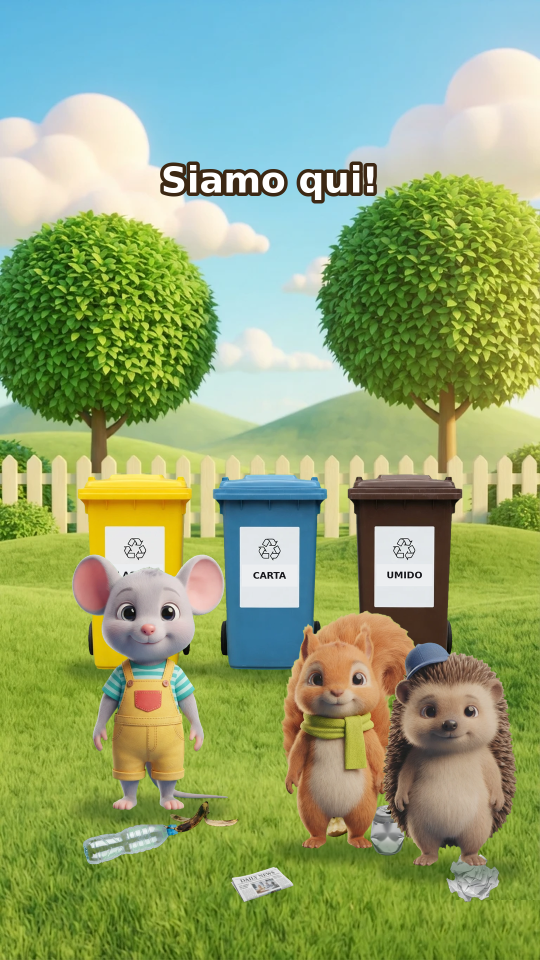
#> input picture parco/test3_10.png, 1080 x 1920 px (shown at 1/2 size)
$ python -i render3.py   (imports and definitions only)
#> lines starting #> are read from the running program, lines starting #| are printed output that depends on the picture
#!/usr/bin/env python3
"""Puliamo il parco! v4 - TUTTO con le immagini AI Studio: sfondo, topolino, Chip, Spike, cestini, rifiuti."""
import math, sys, subprocess, os
from multiprocessing import Pool
from PIL import Image, ImageDraw, ImageFont, ImageFilter
import render as R0                    # tempi, voci, keyframe dei personaggi
from render import lerp, ease, interp, VOICES

W, H, FPS, DUR = 1080, 1920, 24, 36.0
HERE = os.path.dirname(os.path.abspath(__file__))
FONT = "/usr/share/fonts/truetype/dejavu/DejaVuSans-Bold.ttf"
FLY = 0.55

# ---------------------------------------------------------------- layout
BIN_X = {"giallo": 270, "blu": 540, "marrone": 810}
BIN_Y = 1340                       # piedi dei cestini
BIN_H = 400
BIN_STAND = {"giallo": (300, 1500), "blu": (560, 1500), "marrone": (800, 1500)}
ITEM_H = {"bottle": 62, "paper": 100, "news": 70, "peel": 62, "can": 105, "core": 98}   # altezza a terra (px)

KF = {
 "mouse": [(0, -170, 1620), (2.0, 300, 1620), (12.0, 300, 1620), (13.6, 260, 1700), (13.9, 260, 1700),
           (16.3, 300, 1500), (17.4, 300, 1500), (22.6, 770, 1710), (23.0, 770, 1710),
           (24.4, 330, 1500), (25.0, 330, 1500), (27.2, 540, 1650), (40, 540, 1650)],
 "chip":  [(6.8, 1250, 1700), (8.8, 600, 1700), (13.0, 600, 1700), (15.6, 520, 1800), (15.9, 520, 1800),
           (18.3, 560, 1500), (19.2, 560, 1500), (21.6, 950, 1800), (21.9, 950, 1800),
           (24.9, 590, 1500), (25.6, 590, 1500), (27.2, 300, 1660), (40, 300, 1660)],
 "spike": [(7.8, 1250, 1740), (9.6, 880, 1740), (14.0, 880, 1740), (18.0, 400, 1660), (18.3, 400, 1660),
           (20.9, 790, 1500), (21.8, 790, 1500), (23.4, 680, 1670), (23.7, 680, 1670),
           (25.8, 830, 1500), (26.6, 830, 1500), (28.0, 780, 1660), (40, 780, 1660)],
}
# (tipo, x, y, chi, t_raccolta, t_lancio, cestino)
ITEMS = [
 ("bottle", 270, 1712, "mouse", 13.9, 16.5, "giallo"),
 ("news",   525, 1806, "chip",  15.9, 18.6, "blu"),
 ("peel",   405, 1664, "spike", 18.3, 21.1, "marrone"),
 ("can",    775, 1714, "mouse", 23.0, 24.5, "giallo"),
 ("paper",  955, 1806, "chip",  21.9, 25.3, "blu"),
 ("core",   685, 1674, "spike", 23.7, 26.1, "marrone"),
]
CH_H = {"mouse": 540, "chip": 500, "spike": 470}     # altezza a y=1650

# ---------------------------------------------------------------- sprite
_cache = {}
def load(path):
    if path not in _cache: _cache[path] = Image.open(os.path.join(HERE, path)).convert("RGBA")
    return _cache[path]

def persp(y): return 0.86 + (y-1450)/1000*0.45

# [12 lines left out: function put, not called in this run]

SH = None
# [6 lines left out: function shadow, not called in this run]

# ---------------------------------------------------------------- animazione
def speaking(name, t):
    return any(w == name and t0 <= t <= t0+d for k, t0, w, tx, d in VOICES)

# [19 lines left out: functions cstate, sprite_for, not called in this run]

def hold_pos(name, x, y, h, hop, dirn):
    sp = sprite_for(name, 0); w = sp.width * h / sp.height
    return x + (0.26*w if dirn >= 0 else -0.26*w), y - hop - 0.28*h

# [5 lines left out: function draw_flower, not called in this run]

def text(d, s, x, y, size, fill, out, ow):
    f = ImageFont.truetype(FONT, size); d.text((x, y), s, font=f, fill=fill, anchor="mm", stroke_width=ow, stroke_fill=out)

def frame(i):
    t = i / FPS
    img = load("assets/s/sfondo.png").convert("RGB").copy()
    d = ImageDraw.Draw(img, "RGBA")
    # cestini (con piccolo rimbalzo all'arrivo dell'oggetto)
    for b, bx in BIN_X.items():
        v = 0
        for it in ITEMS:
            tl = it[5]+FLY
            if it[6] == b and tl <= t < tl+0.45: v = max(v, math.sin((t-tl)/0.45*math.pi)*(1-(t-tl)/0.45))
        shadow(img, bx, BIN_Y, 250)
        put(img, load(f"assets/s/bin_{b}.png"), bx, BIN_Y+4, BIN_H, sq=1 - 0.07*v)
    # rifiuti a terra
    for kind, ix, iy, who, tp, tl, b in ITEMS:
        if t < tp: put(img, load(f"assets/s/item_{kind}.png"), ix, iy, ITEM_H[kind]*persp(iy)/0.86*0.9, ang=((ix*7) % 50)-25)
    # personaggi ordinati per y
    chars = []
    for n in ("mouse", "chip", "spike"):
        if n == "chip" and t < 6.5: continue
        if n == "spike" and t < 7.5: continue
        chars.append((cstate(n, t), n))
    for (x, y, h, hop, rot, sq, dirn), n in sorted(chars, key=lambda c: c[0][1]):
        shadow(img, x, y, h*0.55)
        put(img, sprite_for(n, t), x, y - hop, h, ang=rot, sq=sq, flip=(dirn < 0))
        for kind, ix, iy, who, tp, tl, b in ITEMS:
            if who == n and tp <= t < tl:
                hx, hy = hold_pos(n, x, y, h, hop, dirn)
                put(img, load(f"assets/s/item_{kind}.png"), hx, hy+ITEM_H[kind]*0.5, ITEM_H[kind]*1.15, ang=math.sin(t*9)*8)
    # oggetti in volo + stelline
    for kind, ix, iy, who, tp, tl, b in ITEMS:
        if tl <= t < tl+FLY:
            x, y, h, hop, rot, sq, dirn = cstate(who, tl)
            hx, hy = hold_pos(who, x, y, h, 0, dirn)
            u = (t-tl)/FLY; bx, by = BIN_X[b], BIN_Y - BIN_H
            px, py = lerp(hx, bx, u), lerp(hy, by, u) - 260*math.sin(u*math.pi)
            put(img, load(f"assets/s/item_{kind}.png"), px, py+ITEM_H[kind]*0.5, ITEM_H[kind]*1.15*(1-0.3*u), ang=u*540)
        if tl+FLY <= t < tl+FLY+0.5:
            u = (t-tl-FLY)/0.5; bx = BIN_X[b]
            for k in range(6):
                a = k*math.pi/3+0.4; r_ = 10*(1-u)+2; cx = bx+math.cos(a)*(30+100*u); cy = BIN_Y-BIN_H-20+math.sin(a)*(30+100*u)-40*u
                d.ellipse([cx-r_, cy-r_, cx+r_, cy+r_], fill=(255, 235, 90, int(255*(1-u))))
    # finale: fiori, farfalle, coriandoli
    if t > 26.4:
        g = ease((t-26.4)/2.0)
        for fx, fy, col in ((120, 1660, (255, 110, 150)), (330, 1820, (255, 220, 70)), (610, 1760, (255, 255, 255)),
                            (830, 1660, (190, 140, 255)), (1000, 1800, (255, 110, 150)), (60, 1860, (255, 220, 70))):
            draw_flower(d, fx, fy-20, 1.3*g, col)
        for k in range(4):
            bx = 200+k*220+math.sin(t*1.7+k)*70; by = 900+k*60+math.cos(t*2.3+k)*50; wv = abs(math.sin(t*14+k))
            col = ((255, 140, 200), (255, 190, 70), (140, 200, 255), (200, 160, 255))[k]
            d.ellipse([bx-18*wv-8, by-26, bx+2, by+26], fill=col); d.ellipse([bx-2, by-26, bx+18*wv+8, by+26], fill=col)
        if t > 27.2:
            for k in range(10):
                cx = (k*113+40) % W + math.sin(t*3+k)*30; cy = ((t-27.2)*260+k*170) % 1500+200
                d.ellipse([cx-9, cy-9, cx+9, cy+9], fill=((255, 120, 150), (255, 220, 70), (120, 200, 255), (160, 230, 120))[k % 4])
    # sottotitoli
    for k, t0, who, txt, dur in VOICES:
        if t0-0.05 <= t <= t0+dur+0.35:
            f = ImageFont.truetype(FONT, 72); bb = d.textbbox((0, 0), txt, font=f, anchor="mm", stroke_width=6)
            lines = [txt]
            if bb[2]-bb[0] > 960:
                ws = txt.split(); hf = len(ws)//2; lines = [" ".join(ws[:hf]), " ".join(ws[hf:])]
            yy = 360 if len(lines) == 1 else 320
            for ln in lines: text(d, ln, W/2, yy, 72, (255, 255, 255), (60, 40, 20), 7); yy += 90
            break
    if t < 3: text(d, "PULIAMO IL PARCO!", W/2, 140, 70, (255, 255, 255, int(255*min(1, (3-t)/0.6))), (230, 90, 60), 10)
    if t > 33.2:
        u = ease((t-33.2)/0.6)
        img = Image.blend(img, Image.new("RGB", (W, H), (255, 245, 210)), 0.92*u); d = ImageDraw.Draw(img, "RGBA")
        by = 520+(1-u)*60
        text(d, "Ricicla anche tu!", W/2, by, 86, (60, 160, 70), (255, 255, 255), 8)
        for j, col in enumerate(((245, 200, 40), (60, 120, 220), (140, 90, 55))):
            d.ellipse([240+j*300-70, by+150-70, 240+j*300+70, by+150+70], fill=col, outline=(255, 255, 255), width=6)
        text(d, "Plastica  ·  Carta  ·  Umido", W/2, by+300, 52, (90, 70, 50), None, 0)
        text(d, "Bambini Ciao Ciao", W/2, by+450, 92, (230, 90, 60), (255, 255, 255), 8)
        text(d, "Un nuovo video ogni settimana!", W/2, by+550, 46, (110, 90, 70), None, 0)
        put(img, load("assets/topo/braccia_su.png"), W/2, 1820-abs(math.sin(t*5))*30, 520)
    return img.tobytes()

# [12 lines not run here, left out]

>>> import cv2
>>> picture = cv2.imread('test3_10.png', cv2.IMREAD_GRAYSCALE)
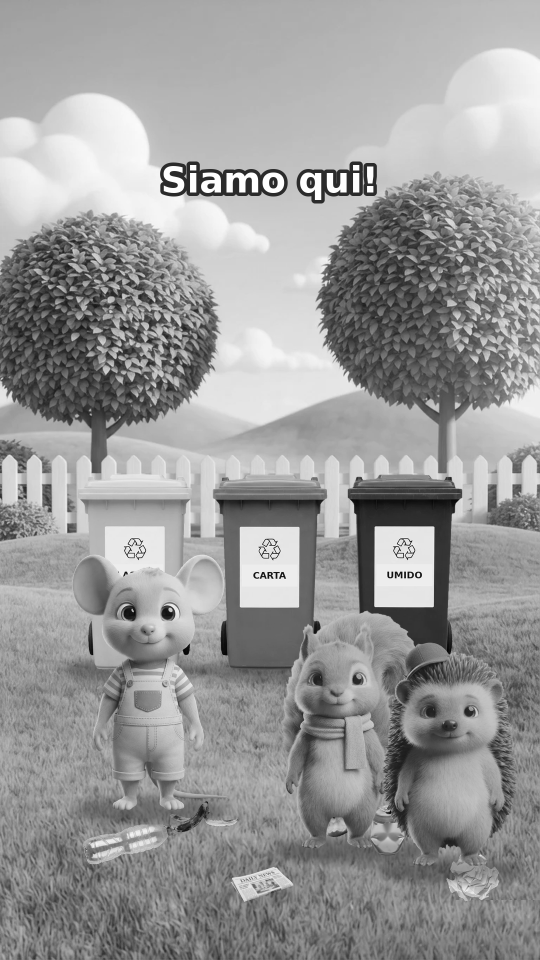
#> picture: shape (1920, 1080) (shown at 1/2 size); min 0, max 255, mean 153.3
>>> result = frame(picture)
#> (the run stopped early here; a loop or call above may not have finished)

$ run again, on parco/test3_3.png
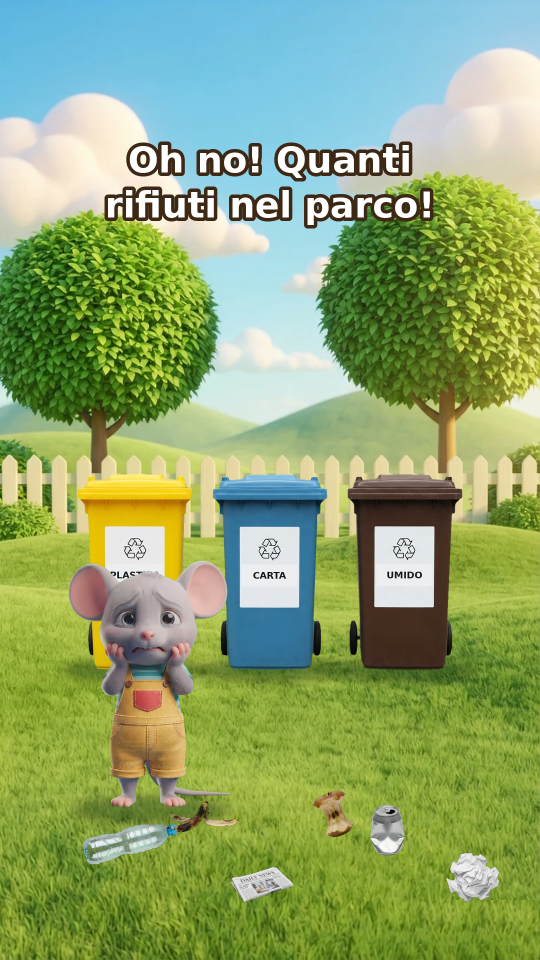
#> input picture parco/test3_3.png, 1080 x 1920 px (shown at 1/2 size)
#> `picture = cv2.imread('test3_10.png', cv2.IMREAD_GRAYSCALE)`:
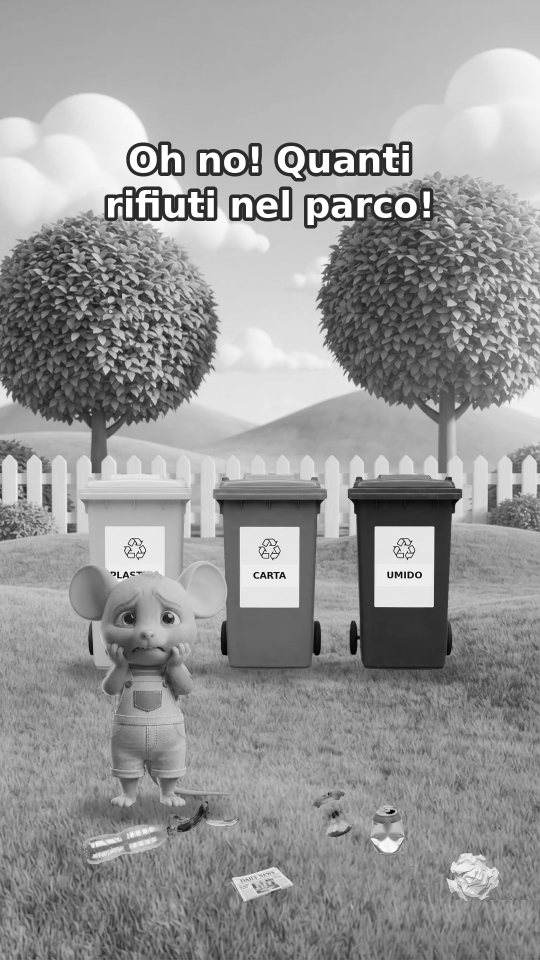
#> picture: shape (1920, 1080) (shown at 1/2 size); min 0, max 255, mean 152.1
